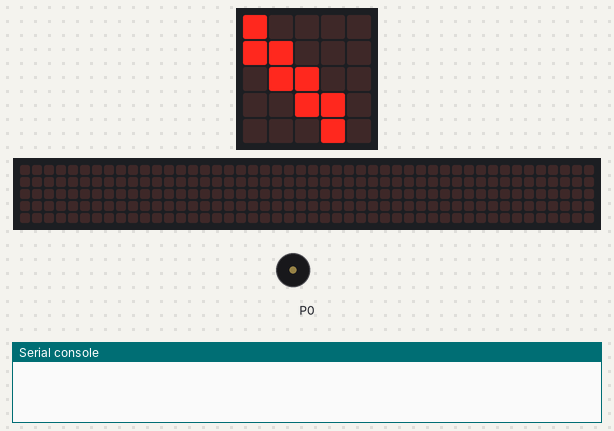
Bench run of a program on a simulated BBC micro:bit (MakeCode). Parts: the board's 5×5 LED display, a strip that is not on the board, showing the scrolling text unrolled, buzzer (waves = sounding), the last lines printed to the serial console. No radio messages arrive unless stated (any console line starting 'radio sent:' is added by the test bench); the 48×5 strip is a reading aid, not a part: it shows the text the display is scrolling, unrolled, one strip-width of it at a time.

Above: at 0.1 s.
At 0.47 s:
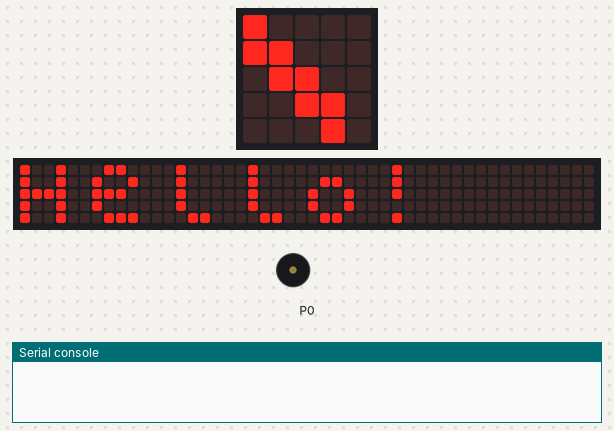
At 6.0 s:
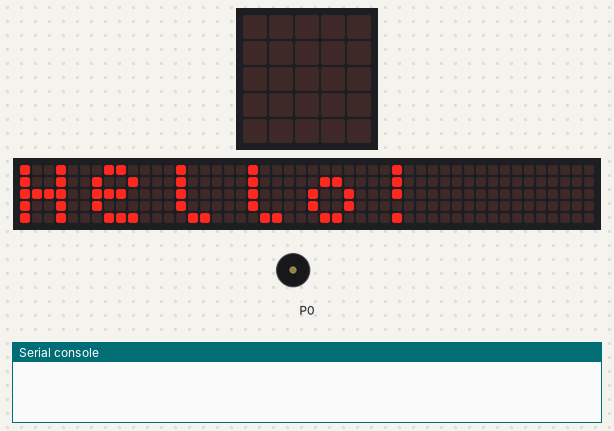
At 34.56 s:
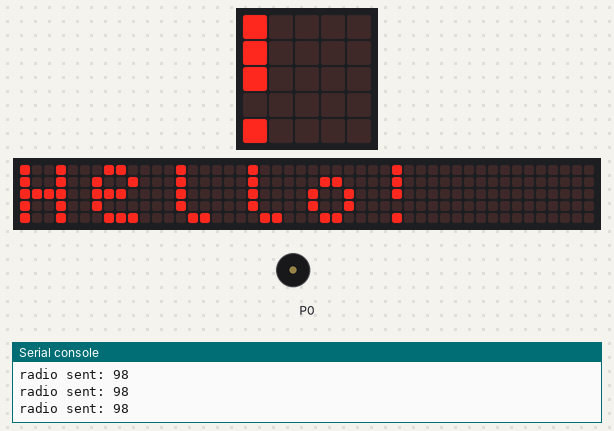
Timing chart, 0 to 36.9 s (numbered marks = the images above):
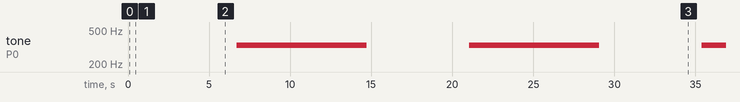

Measured:
- by itself, tone on P0: alternates 330 Hz for 8.0 s and silent for 6.3 s
- what the display in image 2 shows lasts 0.7 s, from 6.0 s to 6.7 s

The program:

main.ts
```typescript
basic.showLeds(`
    # . . . .
    # # . . .
    . # # . .
    . . # # .
    . . . # .
    `)
basic.forever(function () {
    basic.showString("Hello!")
    for (let index = 0; index < 4; index++) {
        radio.sendNumber(98)
        radio.setGroup(96)
        led.plot(89, 45)
        music.play(music.tonePlayable(330, music.beat(BeatFraction.Breve)), music.PlaybackMode.UntilDone)
    }
})
```

test.ts
```typescript
// här hamnar tester och detta kompileras inte när det här paketet används som ett tillägg.
```
